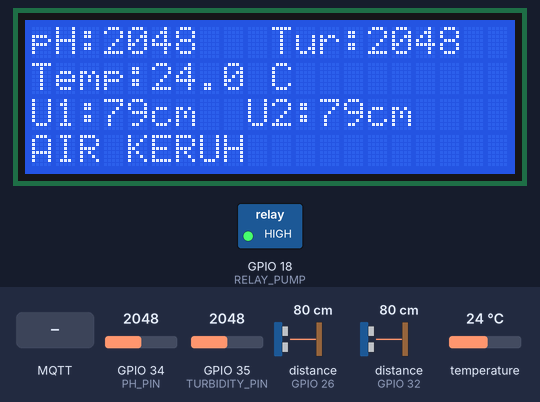
Bench run of a sketch on a simulated ESP32. Shown: 20×4 character LCD, switched loads named in the sketch (green lamp = pin HIGH). Wiring (inferred from the names in the program): 2 × ultrasonic range finder: trigger GPIO 27, echo GPIO 26 / trigger GPIO 33, echo GPIO 32. The inputs (shaded band) are chosen by the test bench; at power-on: temperature 24 °C, GPIO 34 (PH_PIN) = 2048, distance to the obstacle (sensors on GPIO 26, GPIO 32) 80 cm, GPIO 35 (TURBIDITY_PIN) = 2048. The echo pulse lasts 58.3 µs per cm; WiFi joins after 1.5 s; servers stay silent unless stated; no MQTT or app messages arrive unless stated; pins used as bus, display or sensor lines are not drawn; what the sketch prints to the serial monitor is not drawn.

Above: at 3.5 s.
3.6 s: temperature set to 18.6 °C
At 5.8 s:
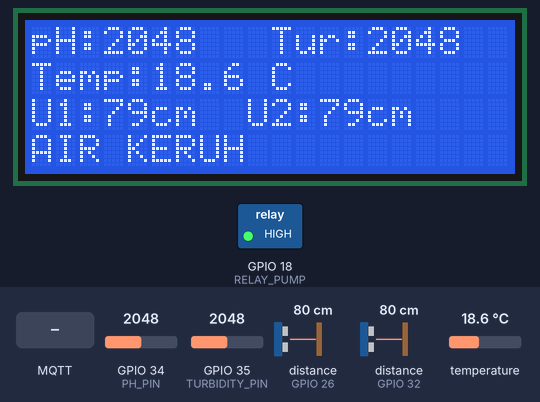
6.2 s: temperature set to 17.3 °C
At 7.8 s:
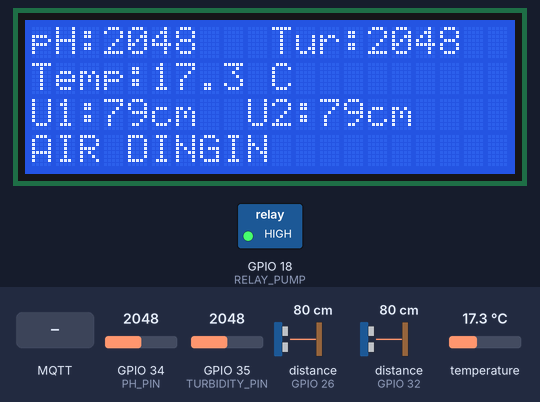
8.1 s: GPIO 34 (PH_PIN) set to 1930
At 11.5 s:
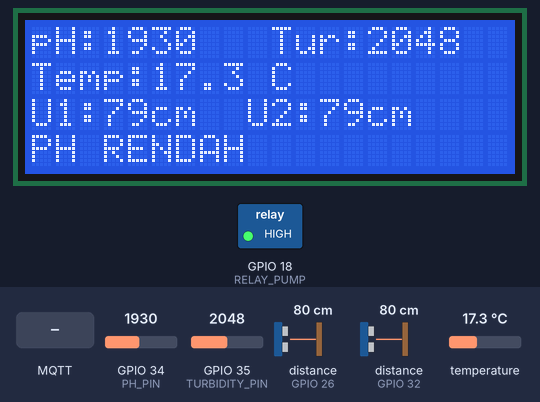
11.8 s: GPIO 34 (PH_PIN) set to 3040
At 15.0 s:
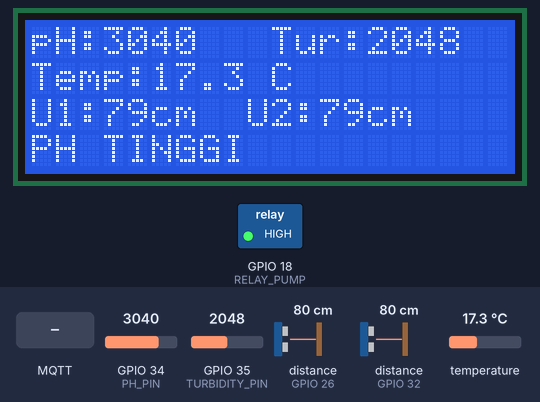
15.5 s: MQTT message "ON" arrives on the first subscribed topic
At 17.6 s:
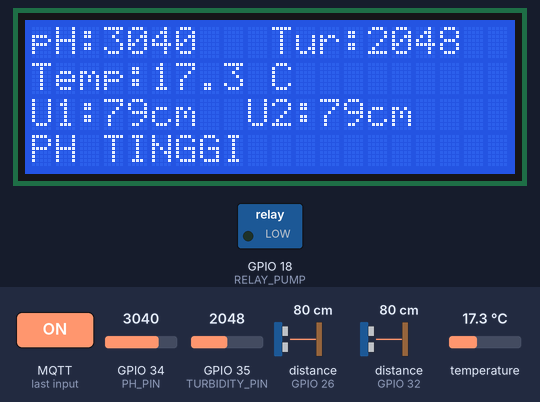
18.3 s: distance to the obstacle (sensor on GPIO 26) set to 2 cm
At 20.0 s:
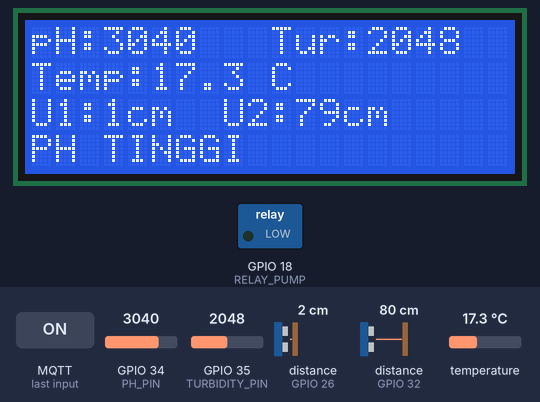
Timing chart, 0 to 21.5 s (numbered marks = the images above; inputs shaded):
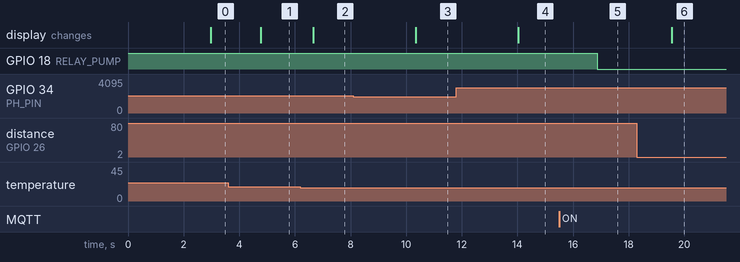

The sketch:

full_code.ino
```cpp
#include <Wire.h>
#include <LiquidCrystal_I2C.h>
#include <OneWire.h>
#include <DallasTemperature.h>
#include <WiFi.h>
#include <PubSubClient.h>

/* ========== PIN ========== */
#define SDA_LCD 21
#define SCL_LCD 22

#define TEMP_PIN 23
#define PH_PIN 34
#define TURBIDITY_PIN 35

#define TRIG_U1 27
#define ECHO_U1 26
#define TRIG_U2 33
#define ECHO_U2 32

#define RELAY_PUMP 18   // ACTIVE LOW

/* ========== LCD ========== */
LiquidCrystal_I2C lcd(0x27, 20, 4);

/* ========== TEMP ========== */
OneWire oneWire(TEMP_PIN);
DallasTemperature tempSensor(&oneWire);

/* ========== WIFI ========== */
const char* ssid = "Marone";
const char* password = "bebekangsa";

/* ========== MQTT ========== */
const char* mqtt_server = "103.151.63.80";
const int mqtt_port = 1860;

const char* topic_cmd    = "esp32/aquarium/cmd";
const char* topic_status = "esp32/aquarium/status";

WiFiClient espClient;
PubSubClient client(espClient);

/* ========== STATE ========== */
bool pumpOn = false;
String statusNotif = "NORMAL";

/* ========== ULTRASONIC ========== */
long bacaUltrasonic(int trig, int echo) {
  digitalWrite(trig, LOW); delayMicroseconds(2);
  digitalWrite(trig, HIGH); delayMicroseconds(10);
  digitalWrite(trig, LOW);
  long dur = pulseIn(echo, HIGH, 30000);
  if (dur == 0) return 0;
  return dur * 0.034 / 2;
}

/* ========== RELAY ========== */
void pumpON() {
  digitalWrite(RELAY_PUMP, LOW);
  pumpOn = true;
}
void pumpOFF() {
  digitalWrite(RELAY_PUMP, HIGH);
  pumpOn = false;
}

/* ========== MQTT CALLBACK ========== */
void callback(char* topic, byte* payload, unsigned int length) {
  String msg;
  for (int i = 0; i < length; i++) msg += (char)payload[i];

  if (String(topic) == topic_cmd) {
    if (msg.indexOf("ON") >= 0) pumpON();
    if (msg.indexOf("OFF") >= 0) pumpOFF();
  }
}

/* ========== WIFI ========== */
void setupWiFi() {
  WiFi.begin(ssid, password);
  while (WiFi.status() != WL_CONNECTED) delay(500);
}

/* ========== MQTT ========== */
void reconnectMQTT() {
  while (!client.connected()) {
    client.connect("ESP32-AQUARIUM");
    delay(500);
  }
  client.subscribe(topic_cmd);
}

/* ========== SETUP ========== */
void setup() {
  Serial.begin(115200);

  pinMode(TRIG_U1, OUTPUT);
  pinMode(ECHO_U1, INPUT);
  pinMode(TRIG_U2, OUTPUT);
  pinMode(ECHO_U2, INPUT);

  pinMode(RELAY_PUMP, OUTPUT);
  pumpOFF();

  Wire.begin(SDA_LCD, SCL_LCD);
  lcd.init();
  lcd.backlight();

  tempSensor.begin();

  setupWiFi();
  client.setServer(mqtt_server, mqtt_port);
  client.setCallback(callback);
}

/* ========== LOOP ========== */
void loop() {
  if (!client.connected()) reconnectMQTT();
  client.loop();

  int phRaw = analogRead(PH_PIN);
  int turb  = analogRead(TURBIDITY_PIN);

  tempSensor.requestTemperatures();
  float suhu = tempSensor.getTempCByIndex(0);

  long u1 = bacaUltrasonic(TRIG_U1, ECHO_U1);
  long u2 = bacaUltrasonic(TRIG_U2, ECHO_U2);

  /* ===== NOTIF ===== */
  if (phRaw < 2000) statusNotif = "PH RENDAH";
  else if (phRaw > 3000) statusNotif = "PH TINGGI";
  else if (suhu < 18) statusNotif = "AIR DINGIN";
  else if (suhu > 26) statusNotif = "AIR PANAS";
  else if (turb > 1500) statusNotif = "AIR KERUH";
  else statusNotif = "NORMAL";

  /* ===== LCD ===== */
  lcd.setCursor(0,0);
  lcd.print("pH:");
  lcd.print(phRaw);
  lcd.setCursor(10,0);
  lcd.print("Tur:");
  lcd.print(turb);
  lcd.print("  ");

  lcd.setCursor(0,1);
  lcd.print("Temp:");
  lcd.print(suhu,1);
  lcd.print(" C     ");

  lcd.setCursor(0,2);
  lcd.print("U1:");
  lcd.print(u1);
  lcd.print("cm  U2:");
  lcd.print(u2);
  lcd.print("cm ");

  lcd.setCursor(0,3);
  lcd.print(statusNotif);
  lcd.print("       ");

  /* ===== SERIAL ===== */
  Serial.println("==== AQUARIUM ====");
  Serial.println("pH ADC : " + String(phRaw));
  Serial.println("Turb   : " + String(turb));
  Serial.println("Temp   : " + String(suhu));
  Serial.println("U1: " + String(u1) + " | U2: " + String(u2));
  Serial.println("POMPA  : " + String(pumpOn ? "ON" : "OFF"));
  Serial.println(statusNotif);

  /* ===== MQTT STATUS ===== */
  String payload = "{";
  payload += "\"ph\":" + String(phRaw) + ",";
  payload += "\"turbidity\":" + String(turb) + ",";
  payload += "\"temperature\":" + String(suhu,1) + ",";
  payload += "\"u1\":" + String(u1) + ",";
  payload += "\"u2\":" + String(u2) + ",";
  payload += "\"pump\":\"" + String(pumpOn ? "ON" : "OFF") + "\",";
  payload += "\"status\":\"" + statusNotif + "\"}";
  client.publish(topic_status, payload.c_str());

  delay(1000);
}
```

Measured:
- the behaviour switches between 18 and 17.9 °C on temperature (found by bisection; images 1 and 2)
- the behaviour switches between 2000 and 1999 on GPIO 34 (PH_PIN) (found by bisection; images 2 and 3)
- after the input at 3.6 s, the display: changes after 1.2 s (image 1)
- after the input at 6.2 s, the display: changes after 0.46 s (image 2)
- after the input at 8.1 s, the display: changes after 2.2 s (image 3)
- after the input at 11.8 s, the display: changes after 2.2 s (image 4)
- after the input at 15.5 s, GPIO 18 (RELAY_PUMP): HIGH → LOW after 1.4 s
- after the input at 18.3 s, the display: changes after 1.3 s (image 6)
